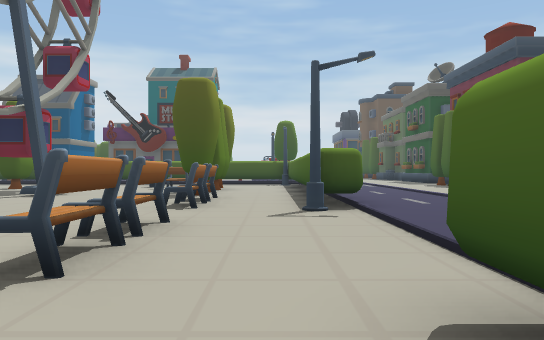
view 1 (above)

24 first-person views from a walk through a 3-D level made in the Unity game engine. The camera is 1.2 m above the floor, looks level and sees 70° across. The floor is counted in squares, 2 m on a side. Each view is taken from the middle of a square. On the plan, view 1 faces up. The plan holds only what a view shows up to about 11 squares ahead; the rest is blank. The place goes on beyond the plan. The player is left out.

view 2
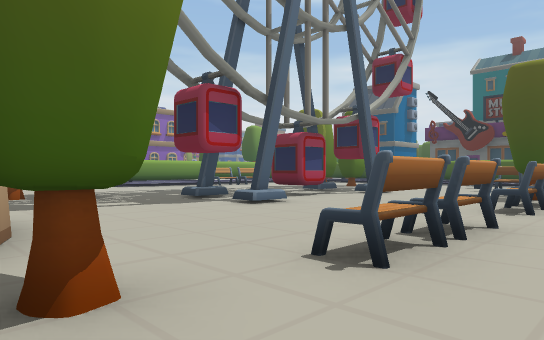

view 3
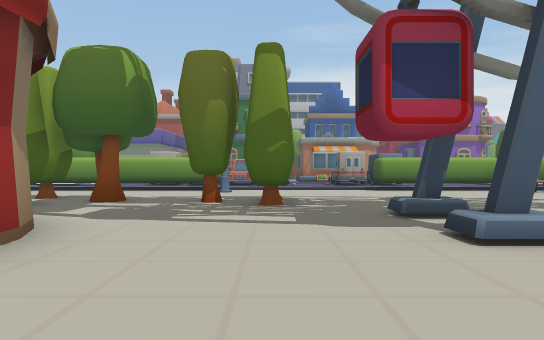

view 4
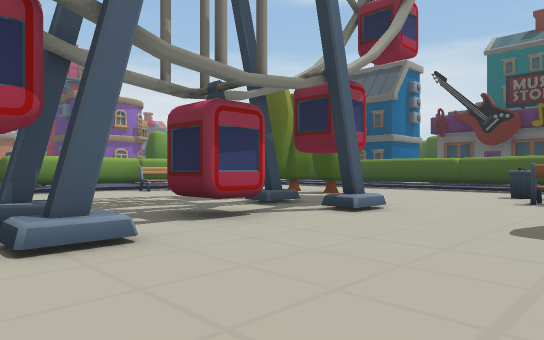

view 5
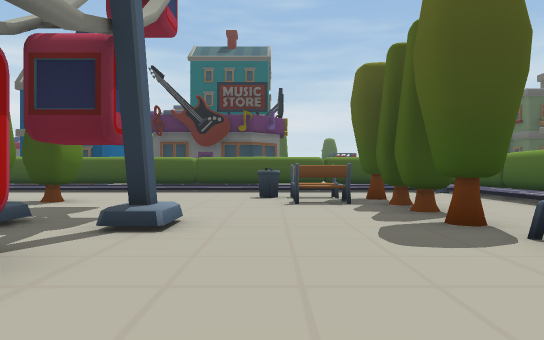

view 6
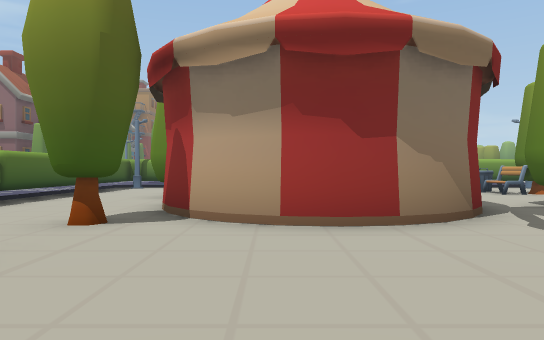

view 7
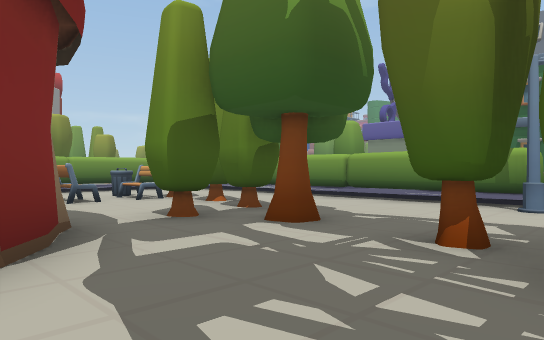

view 8
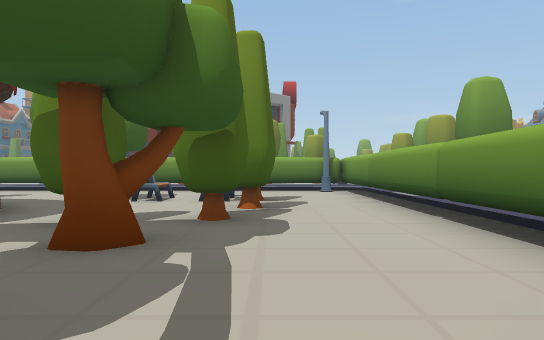

view 9
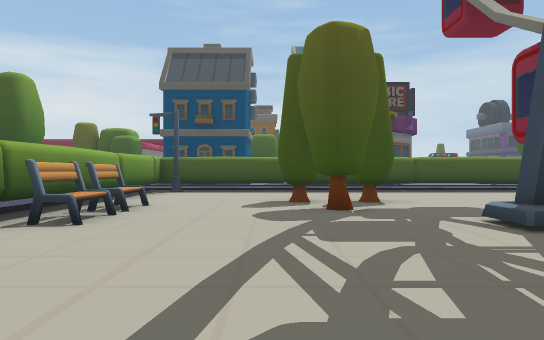

view 10
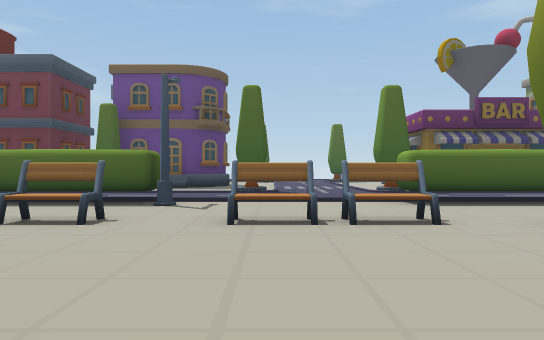

view 11
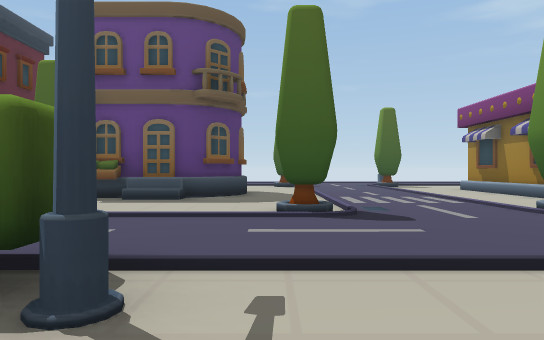

view 12
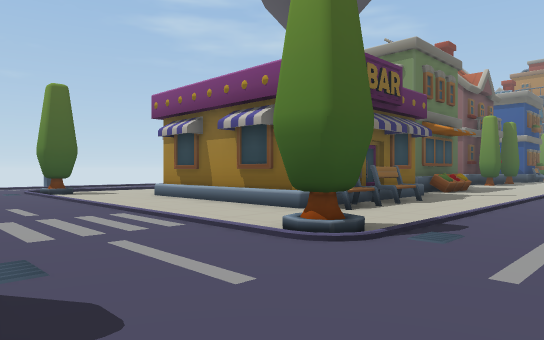

view 13
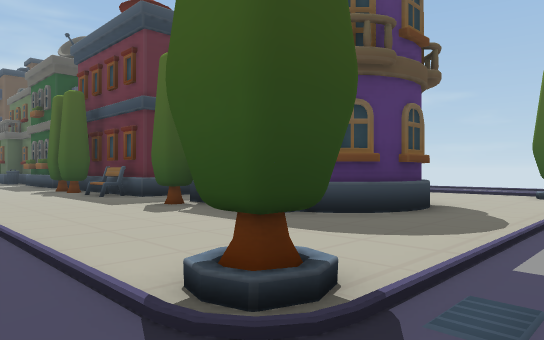

view 14
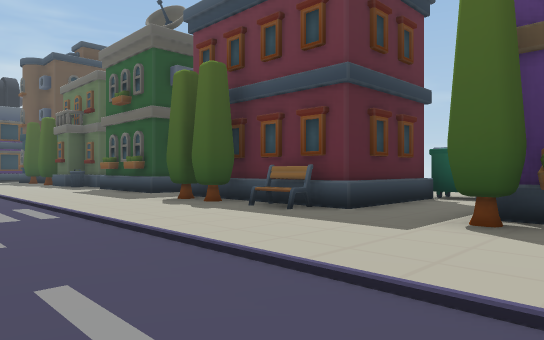

view 15
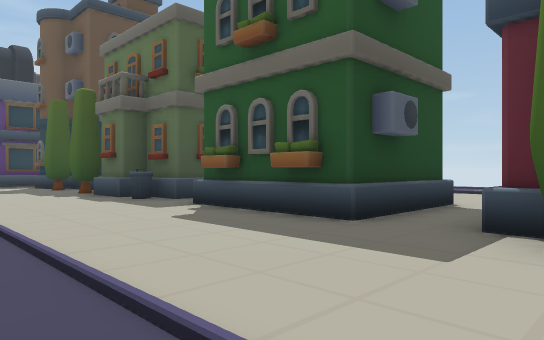

view 16
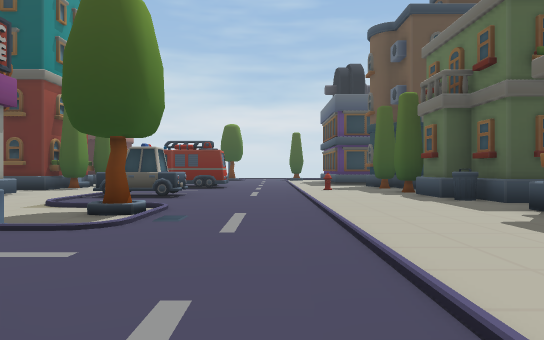

view 17
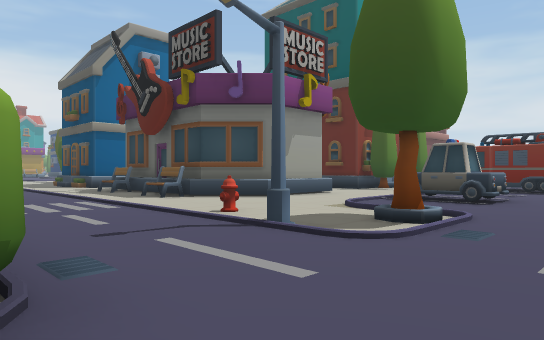

view 18
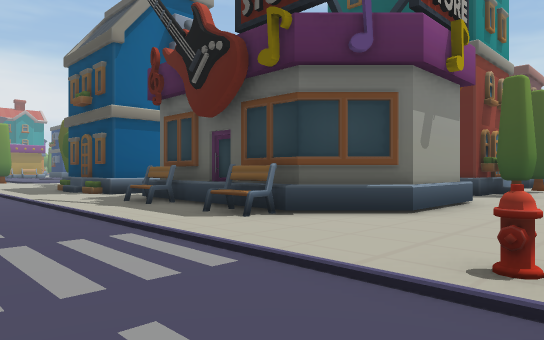

view 19
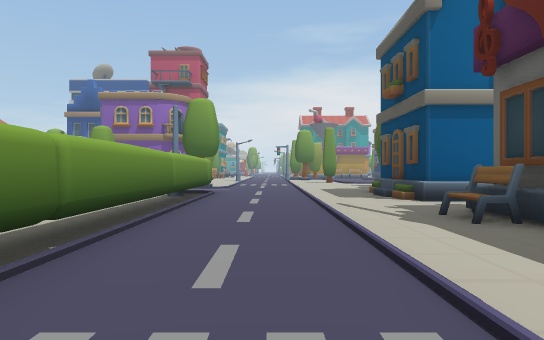

view 20
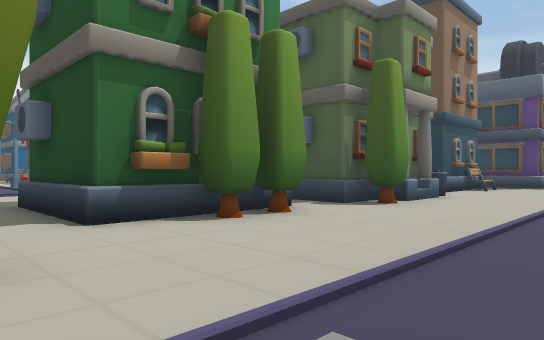

view 21
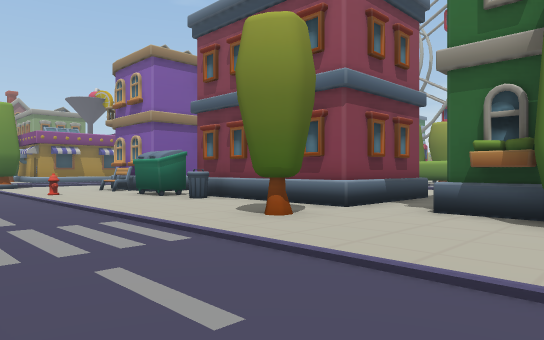

view 22
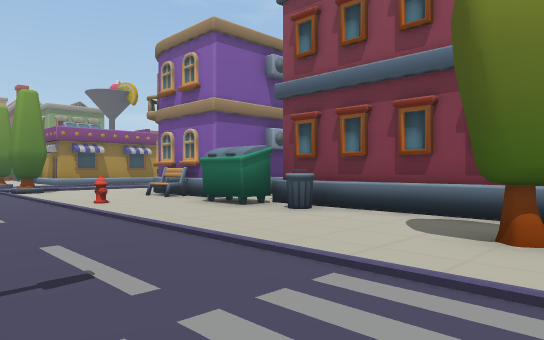

view 23
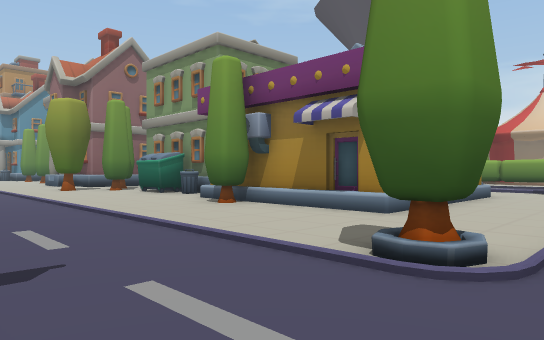

view 24
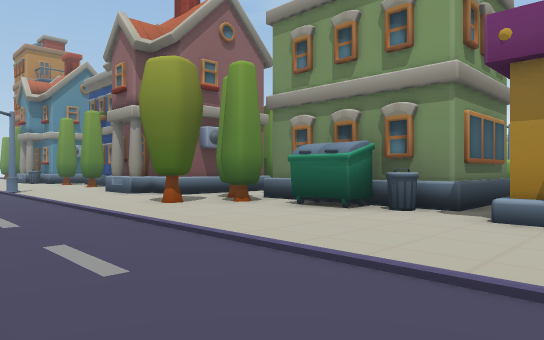

### Floor plan
Key: @ floor where view 1 was taken; # wall or solid block; x gap in a wall; . floor; / step, stairs or slope; = window, fence, low wall or low ledge; ^ raised ledge; T tree; H thing the floor can be seen under or through; C cabin; B building; Y hydrant; O other object.
Columns run from 14 left of view 1 to 16 right of it. Each row starts with its distance up from view 1.
 27       BBBBT.  ..    ..   ...
 26           ......../..TB  B..
 25           ^......./..BB  B..
 24           #..^#^../..BB BB../
 23    B      #../..../..BBBBT../
 22    B.#^^^^#../..../.... ..../
 21 BBBB.^^^^#.....T../..B  B.../
 20 ............Y...../..B  BT../..
 19 //////////////#.../..B  BT../..
 18 ................../..BBBB.../..
 17 ................../........./..
 16 ################../...BBB.T./.
 15  #.............#../..T  B.../..
 14  #.............#../..T  B.../..
 13  #........=.T..# ./..#  BB../.
 12  #..TTT....^T..# ./..#BBB.../.
 11  #^..T......T..#../......#../.
 10  #^............#../........./.
  9  #.....#.#..T..#../..TBBB..Y/.
  8  #...........#.#../../  BB../
  7  #......C....#.#../../B B.../
  6  #.............#../...BBB.../
  5  ......#.#........TT.......T/
  4  ............#....//////// T/
  3  ...OT...................
  2 x#...T.......#.................
  1  H..........T..H..TT.......T/..
  0  H..T...####..@H ./........./..
 -1  H...T.##  #...H ./.######../..
 -2 .H..TT.B    ...H ./.#   ^#../.
 -3 .H.T...     T..# ./.#^   #../.
 -4 .#.......  BT..#../..#   T../..
 -5 .#.T#^xT..   ..#../..x   #../..
 -6 .#..#.. ..   ..#../..BBB..../..
 -7  #.....  ..       /.BB  B.../..
 -8  ######   ##      /.    #.../.
 -9                         #.../.
-10                         BT../.
-11                        .T.T./.
-12                        ...../.
-13                        BB.../
-14                         BB../
-15                          B../
-16                           ../
-17                            #/

Where each view was taken, in squares from view 1:
view 1: 0 up, 0 right, facing up
view 2: 0 up, 0 right, facing up-left
view 3: 3 up, 2 left, facing left
view 4: 4 up, 2 left, facing up-left
view 5: 5 up, 4 left, facing up
view 6: 5 up, 4 left, facing down
view 7: 3 up, 6 left, facing down-left
view 8: 3 up, 11 left, facing down
view 9: 5 up, 10 left, facing up
view 10: 4 up, 6 left, facing right
view 11: 5 up, 1 left, facing right
view 12: 4 up, 2 right, facing down-right
view 13: 3 up, 3 right, facing up-right
view 14: 8 up, 2 right, facing up-right
view 15: 15 up, 3 right, facing up-right
view 16: 15 up, 3 right, facing up
view 17: 16 up, 3 right, facing up-left
view 18: 17 up, 1 left, facing up-left
view 19: 18 up, 3 left, facing left
view 20: 16 up, 15 right, facing up-left
view 21: 20 up, 16 right, facing down-left
view 22: 17 up, 16 right, facing down-left
view 23: 2 up, 16 right, facing down-left
view 24: 4 down, 16 right, facing down-left
